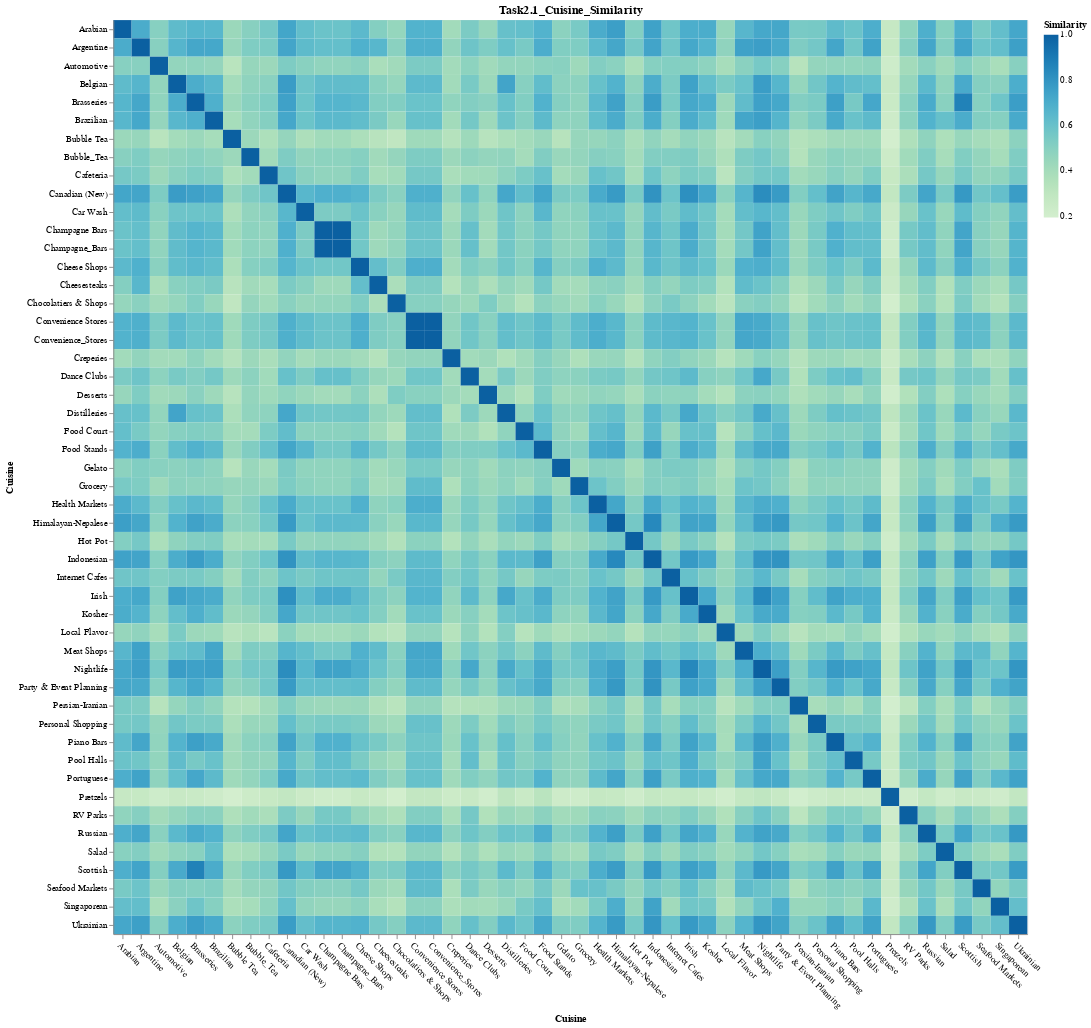

Notebook source saved alongside this figure:
### Code cell
Cuisine = alt.Chart(vis_data).mark_rect().encode(
    x=alt.X('variable:O', title="Cuisine", axis=alt.Axis(labelAngle=45)),
    y=alt.Y('ID:O', title="Cuisine"),
    color=alt.Color('value:Q', title="Similarity", scale = alt.Scale(scheme='greenblue'))
).properties(
    title='Task2.1_Cuisine_Similarity'
)
Cuisine

### Figure 1 — Vega-Lite specification as saved in the notebook (floating-point values rounded to 4 significant figures; data arrays with more than 128 entries replaced by an {"elided": "..."} marker saying what was removed)
{"config": {"view": {"continuousWidth": 400, "continuousHeight": 300}}, "data": {"name": "data-b49793346112e4d240c9064a2f3d9b97"}, "mark": "rect", "encoding": {"color": {"field": "value", "scale": {"scheme": "greenblue"}, "title": "Similarity", "type": "quantitative"}, "x": {"axis": {"labelAngle": 45}, "field": "variable", "title": "Cuisine", "type": "ordinal"}, "y": {"field": "ID", "title": "Cuisine", "type": "ordinal"}}, "title": "Task2.1_Cuisine_Similarity", "$schema": "https://vega.github.io/schema/vega-lite/v4.17.0.json", "datasets": {"data-b49793346112e4d240c9064a2f3d9b97": {"elided": "2500 records"}}}
